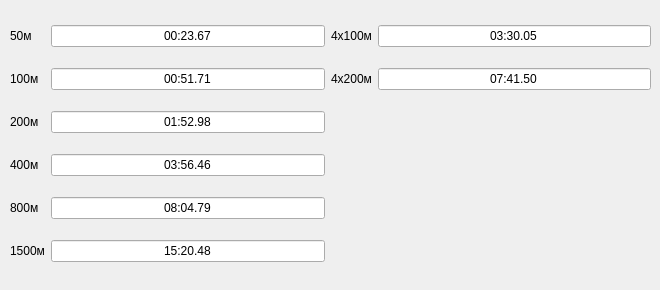
         <widget class="QWidget" name="tab_16">
          <attribute name="title">
           <string>Жінки</string>
          </attribute>
          <widget class="QWidget" name="layoutWidget_6">
           <property name="geometry">
            <rect>
             <x>10</x>
             <y>10</y>
             <width>641</width>
             <height>271</height>
            </rect>
           </property>
           <layout class="QGridLayout" name="gridLayout_8">
            <item row="1" column="1">
             <widget class="QLineEdit" name="lineEdit_50m_freestyle_women100">
              <property name="text">
               <string>00:51.71</string>
              </property>
              <property name="alignment">
               <set>Qt::AlignCenter</set>
              </property>
             </widget>
            </item>
            <item row="5" column="0">
             <widget class="QLabel" name="label_56">
              <property name="text">
               <string>1500м</string>
              </property>
             </widget>
            </item>
            <item row="5" column="1">
             <widget class="QLineEdit" name="lineEdit_50m_freestyle_women1500">
              <property name="text">
               <string>15:20.48</string>
              </property>
              <property name="alignment">
               <set>Qt::AlignCenter</set>
              </property>
             </widget>
            </item>
            <item row="0" column="2">
             <widget class="QLabel" name="label_51">
              <property name="text">
               <string>4х100м</string>
              </property>
             </widget>
            </item>
            <item row="0" column="1">
             <widget class="QLineEdit" name="lineEdit_50m_freestyle_women50">
              <property name="text">
               <string>00:23.67</string>
              </property>
              <property name="alignment">
               <set>Qt::AlignCenter</set>
              </property>
             </widget>
            </item>
            <item row="2" column="0">
             <widget class="QLabel" name="label_52">
              <property name="text">
               <string>200м</string>
              </property>
             </widget>
            </item>
            <item row="4" column="1">
             <widget class="QLineEdit" name="lineEdit_50m_freestyle_women800">
              <property name="text">
               <string>08:04.79</string>
              </property>
              <property name="alignment">
               <set>Qt::AlignCenter</set>
              </property>
             </widget>
            </item>
            <item row="0" column="0">
             <widget class="QLabel" name="label_48">
              <property name="text">
               <string>50м</string>
              </property>
             </widget>
            </item>
            <item row="3" column="1">
             <widget class="QLineEdit" name="lineEdit_50m_freestyle_women400">
              <property name="text">
               <string>03:56.46</string>
              </property>
              <property name="alignment">
               <set>Qt::AlignCenter</set>
              </property>
             </widget>
            </item>
            <item row="3" column="0">
             <widget class="QLabel" name="label_54">
              <property name="text">
               <string>400м</string>
              </property>
             </widget>
            </item>
            <item row="2" column="1">
             <widget class="QLineEdit" name="lineEdit_50m_freestyle_women200">
              <property name="text">
               <string>01:52.98</string>
              </property>
              <property name="alignment">
               <set>Qt::AlignCenter</set>
              </property>
             </widget>
            </item>
            <item row="1" column="0">
             <widget class="QLabel" name="label_50">
              <property name="text">
               <string>100м</string>
              </property>
             </widget>
            </item>
            <item row="4" column="0">
             <widget class="QLabel" name="label_55">
              <property name="text">
               <string>800м</string>
              </property>
             </widget>
            </item>
            <item row="0" column="3">
             <widget class="QLineEdit" name="lineEdit_50m_freestyle_women4x100">
              <property name="text">
               <string>03:30.05</string>
              </property>
              <property name="alignment">
               <set>Qt::AlignCenter</set>
              </property>
             </widget>
            </item>
            <item row="1" column="3">
             <widget class="QLineEdit" name="lineEdit_50m_freestyle_women4x200">
              <property name="text">
               <string>07:41.50</string>
              </property>
              <property name="alignment">
               <set>Qt::AlignCenter</set>
              </property>
             </widget>
            </item>
            <item row="1" column="2">
             <widget class="QLabel" name="label_53">
              <property name="text">
               <string>4х200м</string>
              </property>
             </widget>
            </item>
           </layout>
          </widget>
         </widget>
